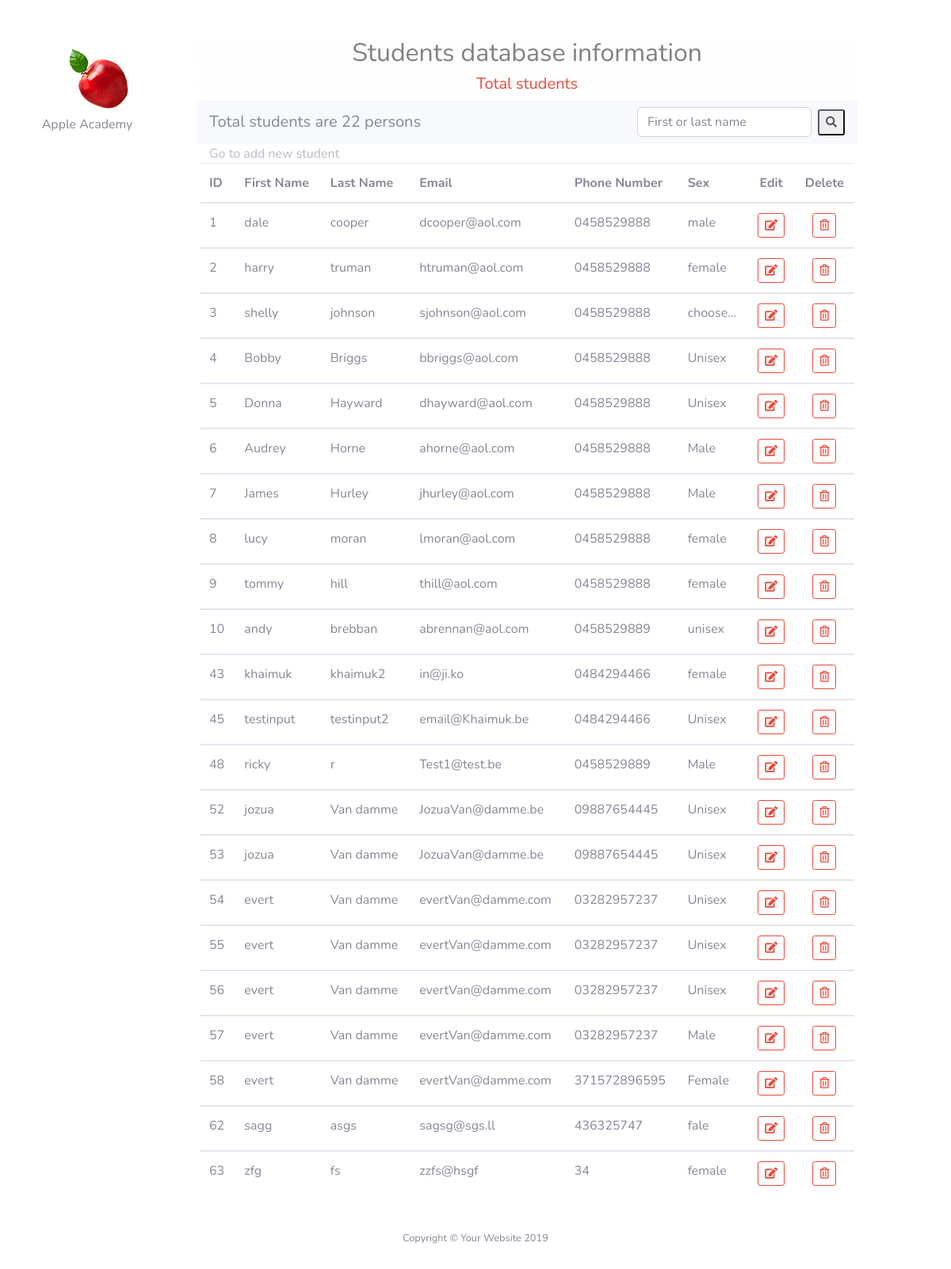
The page /getstudentinfo.php on the database its author committed.
### tables this page shows
CREATE TABLE `students` (
  `id` int(11) NOT NULL,
  `first_name` varchar(255) NOT NULL,
  `last_name` varchar(255) NOT NULL,
  `email` varchar(255) NOT NULL,
  `phone` varchar(15) NOT NULL,
  `sex` varchar(25) NOT NULL,
  `date_in` datetime NOT NULL
);

### getstudentinfo.php (the view, shortened to what this page needs)
<?php require_once("includes/header.php");?>
    <h5 class="alert-light text-danger text-center">Total students</h5>
    <div>
        <nav class="navbar navbar-light bg-light">
            <a class="navbar-brand"><?php
                $total = "SELECT COUNT(id) FROM students";
                $reCount = mysqli_query($dbc, $total);
                $totals = mysqli_fetch_array($reCount);
                if($totals) {
                    echo "Total students are " . $totals[0] . " persons";
                }else{
                    echo "can not connect to the database" . mysqli_error($totals);
                }
                ?>
            </a>
            <form class="form-inline" action="searchstudent.php" method="post">
                <input class="form-control mr-sm-2" type="search" placeholder="First or last name" aria-label="search" name="search">
                <button class="btn-sm btn-outline-dark my-2 my-sm-0" name="submit_searchBar" type="submit"><i class="fas fa-search"></i></button>
            </form>
        </nav>
        <a class="text-gray-500 px-3 pt-0" href="addstudent.php">Go to add new student</a>
    </div>
    <div class="row">
        <?php
        $query = "SELECT * FROM students";
        $response = @mysqli_query($dbc, $query);
        if($response) {
            echo '<table class="table table-hover mx-3">
            <thead><tr>
                <th scope="col">ID</th>
                <th scope="col">First Name</th>
                <th scope="col">Last Name</th>
                <th scope="col">Email</th>
                <th scope="col">Phone Number</th>
                <th scope="col">Sex</th>
                <th scope="col" class="text-center">Edit</th>
                <th scope="col" class="text-center">Delete</th></tr></thead>';
            while ($row = mysqli_fetch_array($response)) {
                echo ' <tbody>
            <tr>
            <td align="left">' . $row['id'] . '</td>
            <td align="left"> ' . $row['first_name'] . '</td>
            <td align="left"> ' . $row['last_name'] . '</td>
            <td align="left"> ' . $row['email'] . '</td>
            <td align="left"> ' . $row['phone'] . '</td>
            <td align="left"> ' . $row['sex'] . '</td>
            <td align="center"> ' . '<a class="btn btn-outline-danger btn-sm" href="edit_id.php?edit1=' . $row['id'] . '&edit2=' . $row['first_name'] . '&edit3=' . $row['last_name'] . '&edit4=' . $row['email'] . '&edit5=' . $row['phone'] . '&edit6=' . $row['sex'] . '"><i class="fas fa-edit"></i></a>' . '</td>
            <td align="center"> ' . '<a class="btn btn-outline-danger btn-sm" href="includes/delete_info.php?del=' . $row['id'] . '"><i class="far fa-trash-alt"></i></a>' .'</td>';
                echo '</tr>';
            }
            echo '</table>';
        }
        else{
            echo "Couldn't issue database query<br>";
            echo mysqli_error($dbc);
        }
        ?>
    </div>
    </div>
    </div>
    </div>
<?php include("includes/footer.php"); ?>

### includes/header.php (shortened to what this page needs)
<!DOCTYPE html>
<html lang="en">
<head>
    <link href="vendor/fontawesome-free/css/all.min.css" rel="stylesheet" type="text/css">
    <link href="css/sb-admin-2.min.css" rel="stylesheet">
    <link href="css/style.css" rel="stylesheet">
</head>
<body>
<div class="container-fluid">
    <div class="row">
        <div class="col-2 text-center mt-5">
            <img class="mx-5" src="img/animate-apple.gif">
            <h6 class="text-center">Apple Academy</h6>
        </div>
        <div class="container col-9 mx-3 mt-5">
            <h2 class="alert-light text-center">Students database information</h2>

### includes/footer.php (shortened to what this page needs)
<footer class="sticky-footer bg-white">
    <div class="container my-auto">
        <div class="copyright text-center my-auto">
            <span>Copyright &copy; Your Website 2019</span>
        </div>
    </div>
</footer>
</body>
</html>

### rows shown on the page
students: id "1", first_name "dale", last_name "cooper", email "dcooper@aol.com", phone "0458529888", sex "male"
students: id "2", first_name "harry", last_name "truman", email "htruman@aol.com", phone "0458529888", sex "female"
students: id "3", first_name "shelly", last_name "johnson", email "sjohnson@aol.com", phone "0458529888", sex "choose..."
students: id "4", first_name "Bobby", last_name "Briggs", email "bbriggs@aol.com", phone "0458529888", sex "Unisex"
students: id "5", first_name "Donna", last_name "Hayward", email "dhayward@aol.com", phone "0458529888", sex "Unisex"
students: id "6", first_name "Audrey", last_name "Horne", email "ahorne@aol.com", phone "0458529888", sex "Male"
students: id "7", first_name "James", last_name "Hurley", email "jhurley@aol.com", phone "0458529888", sex "Male"
students: id "8", first_name "lucy", last_name "moran", email "lmoran@aol.com", phone "0458529888", sex "female"
students: id "9", first_name "tommy", last_name "hill", email "thill@aol.com", phone "0458529888", sex "female"
students: id "10", first_name "andy", last_name "brebban", email "abrennan@aol.com", phone "0458529889", sex "unisex"
students: id "43", first_name "khaimuk", last_name "khaimuk2", email "in@ji.ko", phone "0484294466", sex "female"
students: id "45", first_name "testinput", last_name "testinput2", email "email@Khaimuk.be", phone "0484294466", sex "Unisex"
students: id "48", first_name "ricky", last_name "r", email "Test1@test.be", phone "0458529889", sex "Male"
students: id "52", first_name "jozua", last_name "Van damme", email "JozuaVan@damme.be", phone "09887654445", sex "Unisex"
students: id "53", first_name "jozua", last_name "Van damme", email "JozuaVan@damme.be", phone "09887654445", sex "Unisex"
students: id "54", first_name "evert", last_name "Van damme", email "evertVan@damme.com", phone "03282957237", sex "Unisex"
students: id "55", first_name "evert", last_name "Van damme", email "evertVan@damme.com", phone "03282957237", sex "Unisex"
students: id "56", first_name "evert", last_name "Van damme", email "evertVan@damme.com", phone "03282957237", sex "Unisex"
students: id "57", first_name "evert", last_name "Van damme", email "evertVan@damme.com", phone "03282957237", sex "Male"
students: id "58", first_name "evert", last_name "Van damme", email "evertVan@damme.com", phone "371572896595", sex "Female"
students: id "62", first_name "sagg", last_name "asgs", email "sagsg@sgs.ll", phone "436325747", sex "fale"
students: id "63", first_name "zfg", last_name "fs", email "zzfs@hsgf", phone "34", sex "female"

### other values the page prints
$totals[0] "22"
